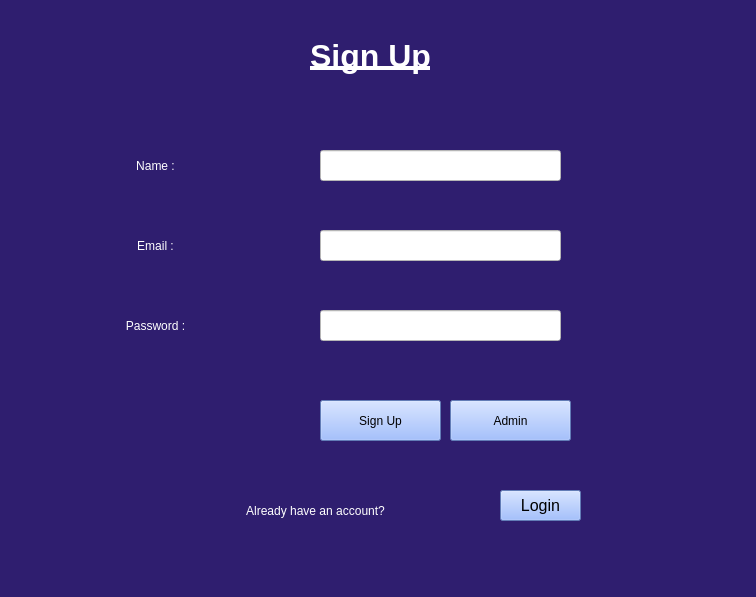
<?xml version="1.0" encoding="UTF-8"?>
<ui version="4.0">
 <class>SignUpWindow</class>
 <widget class="QMainWindow" name="SignUpWindow">
  <property name="geometry">
   <rect>
    <x>0</x>
    <y>0</y>
    <width>756</width>
    <height>597</height>
   </rect>
  </property>
  <property name="windowTitle">
   <string>Sign Up</string>
  </property>
  <property name="styleSheet">
   <string notr="true">background-color: rgb(47, 30, 111);</string>
  </property>
  <widget class="QWidget" name="centralwidget">
   <widget class="QLabel" name="label">
    <property name="geometry">
     <rect>
      <x>260</x>
      <y>20</y>
      <width>221</width>
      <height>71</height>
     </rect>
    </property>
    <property name="font">
     <font>
      <family>Segoe UI</family>
      <pointsize>24</pointsize>
      <italic>false</italic>
      <bold>true</bold>
      <underline>true</underline>
     </font>
    </property>
    <property name="styleSheet">
     <string notr="true">color: rgb(255, 255, 255);
font: 20pt &quot;Segoe UI&quot;;
font: 700 24pt &quot;Segoe UI&quot;;</string>
    </property>
    <property name="text">
     <string>Sign Up</string>
    </property>
    <property name="scaledContents">
     <bool>false</bool>
    </property>
    <property name="alignment">
     <set>Qt::AlignCenter</set>
    </property>
    <property name="buddy">
     <cstring></cstring>
    </property>
   </widget>
   <widget class="QLabel" name="label_2">
    <property name="geometry">
     <rect>
      <x>80</x>
      <y>150</y>
      <width>151</width>
      <height>31</height>
     </rect>
    </property>
    <property name="styleSheet">
     <string notr="true">color: rgb(255, 255, 255);
font: 24pt &quot;Segoe UI&quot;;</string>
    </property>
    <property name="text">
     <string>Name :</string>
    </property>
    <property name="alignment">
     <set>Qt::AlignCenter</set>
    </property>
   </widget>
   <widget class="QLabel" name="label_3">
    <property name="geometry">
     <rect>
      <x>80</x>
      <y>230</y>
      <width>151</width>
      <height>31</height>
     </rect>
    </property>
    <property name="styleSheet">
     <string notr="true">color: rgb(255, 255, 255);
font: 24pt &quot;Segoe UI&quot;;</string>
    </property>
    <property name="text">
     <string>Email :</string>
    </property>
    <property name="alignment">
     <set>Qt::AlignCenter</set>
    </property>
   </widget>
   <widget class="QLabel" name="label_4">
    <property name="geometry">
     <rect>
      <x>80</x>
      <y>310</y>
      <width>151</width>
      <height>31</height>
     </rect>
    </property>
    <property name="styleSheet">
     <string notr="true">color: rgb(255, 255, 255);
font: 24pt &quot;Segoe UI&quot;;</string>
    </property>
    <property name="text">
     <string>Password :</string>
    </property>
    <property name="alignment">
     <set>Qt::AlignCenter</set>
    </property>
   </widget>
   <widget class="QLineEdit" name="lineEdit">
    <property name="geometry">
     <rect>
      <x>320</x>
      <y>150</y>
      <width>241</width>
      <height>31</height>
     </rect>
    </property>
    <property name="styleSheet">
     <string notr="true">background-color: rgb(255, 255, 255);
font: 16pt &quot;Segoe UI&quot;;</string>
    </property>
   </widget>
   <widget class="QLineEdit" name="lineEdit_2">
    <property name="geometry">
     <rect>
      <x>320</x>
      <y>230</y>
      <width>241</width>
      <height>31</height>
     </rect>
    </property>
    <property name="styleSheet">
     <string notr="true">background-color: rgb(255, 255, 255);
font: 16pt &quot;Segoe UI&quot;;</string>
    </property>
   </widget>
   <widget class="QLineEdit" name="lineEdit_3">
    <property name="geometry">
     <rect>
      <x>320</x>
      <y>310</y>
      <width>241</width>
      <height>31</height>
     </rect>
    </property>
    <property name="styleSheet">
     <string notr="true">background-color: rgb(255, 255, 255);
font: 16pt &quot;Segoe UI&quot;;</string>
    </property>
   </widget>
   <widget class="QPushButton" name="pushButton">
    <property name="enabled">
     <bool>true</bool>
    </property>
    <property name="geometry">
     <rect>
      <x>320</x>
      <y>400</y>
      <width>121</width>
      <height>41</height>
     </rect>
    </property>
    <property name="styleSheet">
     <string notr="true">background-color: rgb(255, 255, 255);
background-color: rgb(137, 174, 255);
font: 16pt &quot;Segoe UI&quot;;</string>
    </property>
    <property name="text">
     <string>Sign Up</string>
    </property>
   </widget>
   <widget class="QPushButton" name="pushButton_2">
    <property name="geometry">
     <rect>
      <x>500</x>
      <y>490</y>
      <width>81</width>
      <height>31</height>
     </rect>
    </property>
    <property name="font">
     <font>
      <family>Segoe UI</family>
      <pointsize>12</pointsize>
      <italic>false</italic>
      <bold>false</bold>
     </font>
    </property>
    <property name="cursor">
     <cursorShape>ArrowCursor</cursorShape>
    </property>
    <property name="styleSheet">
     <string notr="true">font: 12pt &quot;Segoe UI&quot;;
color: rgb(0, 0, 0);
background-color: rgb(137, 174, 255);
</string>
    </property>
    <property name="text">
     <string>Login</string>
    </property>
   </widget>
   <widget class="QPushButton" name="admin_button">
    <property name="geometry">
     <rect>
      <x>450</x>
      <y>400</y>
      <width>121</width>
      <height>41</height>
     </rect>
    </property>
    <property name="styleSheet">
     <string notr="true">background-color: rgb(255, 255, 255);
background-color: rgb(137, 174, 255);
font: 16pt &quot;Segoe UI&quot;;</string>
    </property>
    <property name="text">
     <string>Admin</string>
    </property>
   </widget>
   <widget class="QLabel" name="label_5">
    <property name="geometry">
     <rect>
      <x>150</x>
      <y>490</y>
      <width>331</width>
      <height>41</height>
     </rect>
    </property>
    <property name="styleSheet">
     <string notr="true">color: rgb(255, 255, 255);
font: 12pt &quot;Segoe UI&quot;;</string>
    </property>
    <property name="text">
     <string>Already have an account?</string>
    </property>
    <property name="alignment">
     <set>Qt::AlignCenter</set>
    </property>
   </widget>
  </widget>
 </widget>
 <resources/>
 <connections/>
</ui>
